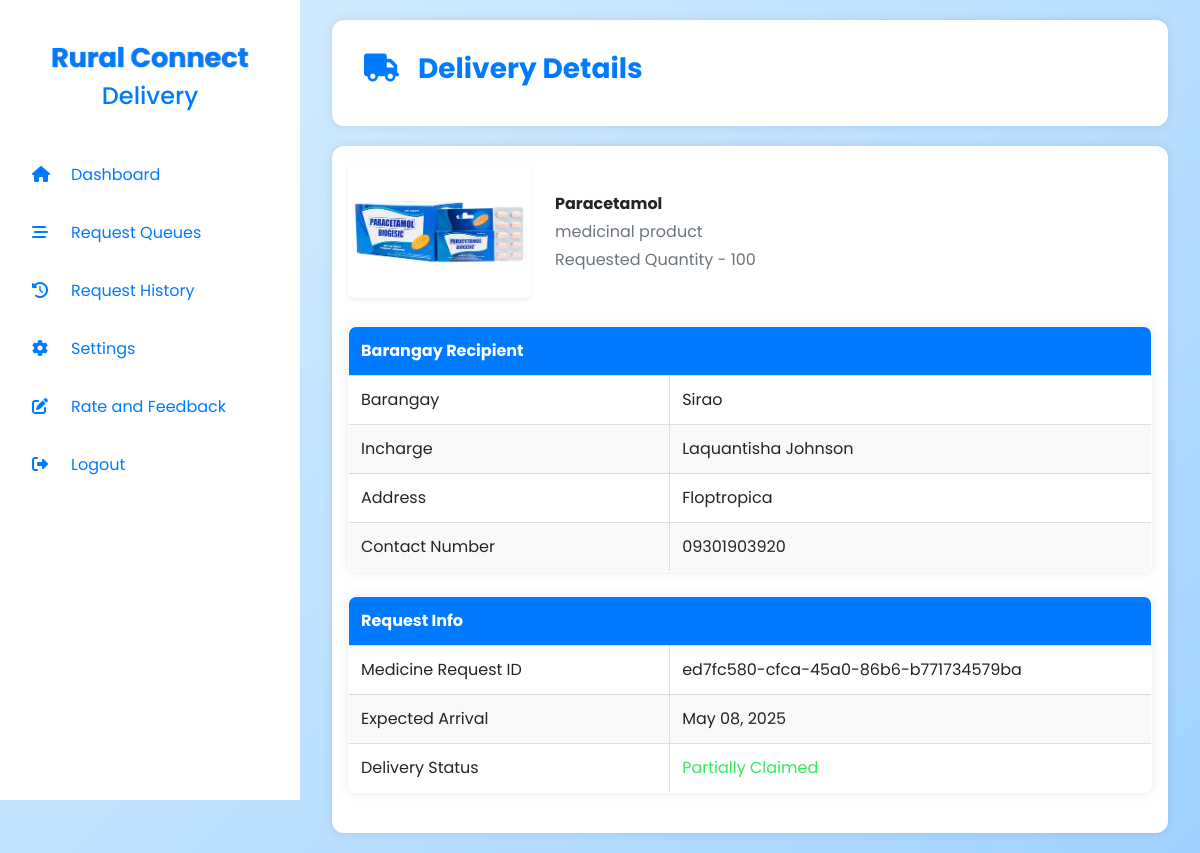
/deliveries/delivery-details.php?med-delivery=0f6ee6f2-4ca5-408c-9371-293cb590f78f (signed in), run on the app's committed database.
### tables this page shows
CREATE TABLE `med_deliveries` (
  `id` varchar(100) NOT NULL,
  `request_med_id` varchar(100) NOT NULL,
  `deliveries_accountId` varchar(100) NOT NULL,
  `delivery_status` enum('To Deliver','In Transit','Failed Delivery','Returned','Delivered','Partially Claimed','Claimed') DEFAULT 'To Deliver',
  `date_of_supply` datetime NOT NULL,
  PRIMARY KEY (`id`),
  KEY `deliveries_accountId` (`deliveries_accountId`),
  KEY `request_med_id` (`request_med_id`),
  CONSTRAINT `FK_med_deliveries_deliveries` FOREIGN KEY (`deliveries_accountId`) REFERENCES `deliveries` (`accountId`) ON DELETE CASCADE ON UPDATE CASCADE,
  CONSTRAINT `FK_med_deliveries_request_med` FOREIGN KEY (`request_med_id`) REFERENCES `request_med` (`id`) ON DELETE CASCADE ON UPDATE CASCADE
);

CREATE TABLE `med_availability` (
  `id` int NOT NULL AUTO_INCREMENT,
  `city_health_id` varchar(100) NOT NULL,
  `generic_name` varchar(100) NOT NULL,
  `brand_name` varchar(100) NOT NULL,
  `category` enum('medicinal product','medical supply') NOT NULL,
  `med_description` text NOT NULL,
  `quantity` varchar(100) NOT NULL,
  `item_image` varchar(250) NOT NULL,
  `unit` enum('Piece','Box','Bottle') NOT NULL,
  `dosage_strength` varchar(100) DEFAULT NULL,
  `expiration_date` date DEFAULT NULL,
  `date` datetime NOT NULL DEFAULT CURRENT_TIMESTAMP,
  PRIMARY KEY (`id`),
  KEY `city_health_id` (`city_health_id`),
  CONSTRAINT `FK_med_availabilty_city_health` FOREIGN KEY (`city_health_id`) REFERENCES `city_health` (`accountId`) ON DELETE CASCADE ON UPDATE CASCADE
);

CREATE TABLE `request_med` (
  `id` varchar(100) NOT NULL,
  `barangay_inc_id` varchar(100) NOT NULL,
  `med_avail_Id` int NOT NULL,
  `request_quantity` varchar(100) NOT NULL,
  `requestStatus` enum('Pending','Accepted','Cancelled') NOT NULL DEFAULT 'Pending',
  `document` varchar(100) NOT NULL,
  PRIMARY KEY (`id`),
  KEY `barangay_inc_id` (`barangay_inc_id`),
  KEY `med_avail_Id` (`med_avail_Id`),
  CONSTRAINT `FK_request_med_barangay_inc` FOREIGN KEY (`barangay_inc_id`) REFERENCES `barangay_inc` (`accountId`) ON DELETE CASCADE ON UPDATE CASCADE,
  CONSTRAINT `FK_request_med_med_availabilty` FOREIGN KEY (`med_avail_Id`) REFERENCES `med_availability` (`id`) ON DELETE CASCADE ON UPDATE CASCADE
);

CREATE TABLE `barangay_inc` (
  `accountId` varchar(100) NOT NULL DEFAULT '',
  `fname` varchar(100) NOT NULL,
  `lname` varchar(100) NOT NULL,
  `address` varchar(100) NOT NULL,
  `barangay` varchar(100) NOT NULL,
  `contactNo` varchar(11) NOT NULL,
  `id_verification` varchar(100) NOT NULL,
  PRIMARY KEY (`accountId`),
  CONSTRAINT `FK_barangay_inc_account` FOREIGN KEY (`accountId`) REFERENCES `account` (`accountId`) ON DELETE CASCADE ON UPDATE CASCADE
);

### util/dbhelper.php (called while the page is built, shortened)
<?php
class DbHelper
{
    private $hostname = "127.0.0.1";
    private $username = "root";
    private $password = "";
    private $database = "rural_connect";
    private $conn;
    public function __construct()
    {
        $this->conn = new mysqli($this->hostname, $this->username, $this->password, $this->database);
    }
    public function display_medicine_requests_to_deliver($id, $delivery_id)
    {
        $sql = "SELECT
            med_deliveries.id,
            med_deliveries.request_med_id,
            med_deliveries.delivery_status,
            med_deliveries.date_of_supply,
            request_med.request_quantity AS requested_quantity,
            barangay_inc.barangay,
            CONCAT(barangay_inc.fname, ' ', barangay_inc.lname) AS barangay_incharge,
            barangay_inc.address,
            barangay_inc.contactNo,
            med_availability.item_image,
            med_availability.generic_name,
            med_availability.category,
            med_availability.unit,
            med_availability.dosage_strength
        FROM med_deliveries
        INNER JOIN request_med ON med_deliveries.request_med_id = request_med.id
        INNER JOIN barangay_inc ON request_med.barangay_inc_id = barangay_inc.accountId
        INNER JOIN med_availability ON request_med.med_avail_Id = med_availability.id
        WHERE med_deliveries.deliveries_accountId = ?
          AND med_deliveries.id = ?
        ORDER BY med_deliveries.date_of_supply";
        $stmt = $this->conn->prepare($sql);
        $stmt->bind_param("ss", $id, $delivery_id);
        $stmt->execute();
        $result = $stmt->get_result();
        $record = $result->fetch_assoc();
        return $record;
    }
}

### deliveries/delivery-details.php (the view, shortened to what this page needs)
<?php
require_once "../shared/session.delivery.php";
require_once "../util/DbHelper.php";
require_once "../util/Misc.php";
$deliveries_title = Misc::displayPageTitle("Delivery Details", "fa-truck");
$delivery_status = array_filter(DeliveryStatus::all(), function ($status) {
    return $status != DeliveryStatus::Claimed->value && $status != DeliveryStatus::Returned->value && $status != DeliveryStatus::Partially_Claimed->value;
});
$db = new DbHelper();
$ms = new Misc;
$account_id = $_SESSION["accountId"];
$requestType = '';
$detail = [];
if (isset($_GET['med-delivery'])) {
    $id = $_GET['med-delivery'];
    $requestType = 'med-delivery';
    $check = $db->display_medicine_requests_to_deliver($account_id, $id);
    $detail = $check;
}
?>
<div class="card">
    <div class="row align-items-center mb-4">
        <?php if (isset($detail['item_image'])): ?>
            <div class="col-md-3 text-center med-img mb-1">
                <img src="<?php echo $detail['item_image'] ?>" alt="<?php echo $detail['generic_name'] ?>"
                    class="img-fluid rounded shadow-sm">
            </div>
        <?php endif ?>
        <div class="col-md-9">
            <p class="mb-1"><strong><?php echo $detail['generic_name'] ?></strong></p>
            <p class="mb-1 text-secondary"><?php echo $detail['category'] ?></p>
            <p class="mb-0 text-secondary">Requested Quantity - <?php echo $detail['requested_quantity'] ?></p>
        </div>
    </div>
    <div class="mb-4">
        <table>
            <thead>
                <tr>
                    <th colspan="2">Barangay Recipient</th>
                </tr>
            </thead>
            <colgroup>
                <col style="width: 40%">
                <col style="width: 60%">
            </colgroup>
            <tbody>
                <tr>
                    <td>Barangay</td>
                    <td><?php echo $detail['barangay'] ?></td>
                </tr>
                <tr>
                    <td>Incharge</td>
                    <td><?php echo $detail['barangay_incharge'] ?></td>
                </tr>
                <tr>
                    <td>Address</td>
                    <td><?php echo $detail['address'] ?></td>
                </tr>
                <tr>
                    <td>Contact Number</td>
                    <td><?php echo $detail['contactNo'] ?></td>
                </tr>
            </tbody>
        </table>
    </div>
    <div class="mb-4">
        <table>
            <thead>
                <tr>
                    <th colspan="2">Request Info</th>
                </tr>
            </thead>
            <colgroup>
                <col style="width: 40%">
                <col style="width: 60%">
            </colgroup>
            <tbody>
                <tr>
                    <td>Medicine Request ID</td>
                    <td><?php echo $detail['request_med_id'] ?></td>
                </tr>
                <tr>
                    <td>Expected Arrival</td>
                    <td><?php echo date('F d, Y', strtotime($detail['date_of_supply'])) ?></td>
                </tr>
                <tr>
                    <td>Delivery Status</td>
                    <td>
                        <?php if ($detail['delivery_status'] != DeliveryStatus::Claimed->value && $detail['delivery_status'] != DeliveryStatus::Returned->value && $detail['delivery_status'] != DeliveryStatus::Partially_Claimed->value): ?>
                            <form action="<?php echo $ms->url('logic/delivery-change-status.php') ?>" method="post">
                                <div class="form-fields">
                                    <input type="hidden" name="id" id="id" value="<?php echo $detail['id'] ?>">
                                    <input type="hidden" name="request-type" id="request-type"
                                        value="<?php echo $requestType ?>">
                                    <select name="delivery_status" id="delivery_status" title="Select delivery status">
                                        <?php foreach ($delivery_status as $status): ?>
                                            <option value="<?php echo $status ?>" <?php echo $detail['delivery_status'] == $status ? "selected" : "" ?>><?php echo $status ?></option>
                                        <?php endforeach ?>
                                    </select>
                                </div>
                            </form>
                        <?php else: ?>
                            <?php echo $ms->displayDeliveryStatusColor($detail['delivery_status']) ?>
                        <?php endif ?>
                    </td>
                </tr>
            </tbody>
        </table>
    </div>
</div>
<?php $deliveries_content = ob_get_clean() ?>
<?php require_once "_deliveries-layout.php" ?>

### util/Misc.php (shortened to what this page needs)
<?php
class Misc
{
    public function url($route = null, $fragments = null)
    {
        $http_protocol = isset($_SERVER['HTTPS']) && $_SERVER['HTTPS'] === 'on' ? 'https' : 'http';
        $host = $_SERVER['HTTP_HOST'];
        $project_folder = basename(dirname(__DIR__));
        $requestPath = parse_url($_SERVER['REQUEST_URI'], PHP_URL_PATH);
        $requestPathFrag = $_SERVER['REQUEST_URI'];
        if ($route != null) {
            if ($host == 'localhost' || filter_var($host, FILTER_VALIDATE_IP)) {
                return $http_protocol . '://' . $host . '/' . $project_folder . '/' . $route;
            }
            return $http_protocol . '://' . $host . '/' . $route;
        } elseif ($fragments != null && $fragments == true) {
            return $http_protocol . "://" . $host . $requestPathFrag;
        }
        return $http_protocol . "://" . $host . $requestPath;
    }
    public static function displayPageTitle($title, $icon, $marginLeft = '30px')
    {
        return "
        <div class='row align-items-center'>
            <div class='col-sm-auto' style='width: 10px'><i class='fas $icon'></i></div>
            <div class='col' style='margin-left: $marginLeft'><span>$title</span></div>
        </div>
        ";
    }
    public function displayDeliveryStatusColor($status) {
        switch ($status) {
            case 'Partially Claimed':
                return "<span class='text-light-green user-select-none'>$status</span>";
        }
    }
}

### deliveries/_deliveries-layout.php (shortened to what this page needs)
<?php
require_once "../util/Misc.php";
$ms = new Misc;
?>
<link rel="stylesheet" href="../assets/css/deliveries.all.css">
<?php $styles = ob_get_clean() ?>
<div class="sidenav">
    <h3>
        <a href="">
            <img src="../assets/img/misc/RuralConnectAltLogo.png" alt="Rural Connect Logo" width="200px">
            <h4>Delivery</h4>
        </a>
    </h3>
    <a href="<?php echo $ms->url('deliveries') ?>" name="nav-link" <?php echo $ms->url() === $ms->url('deliveries/') ? "class='sidenav-active'" : "" ?>>
        <div class="nav-link-inner">
            <?php echo Misc::displayPageTitle("Dashboard", "fa-home","15px"); ?>
        </div>
    </a>
    <a href="<?php echo $ms->url('deliveries/request-queues.php') ?>" name="nav-link" <?php echo $ms->url() === $ms->url('deliveries/request-queues.php') ? "class='sidenav-active'" : "" ?>>
        <div class="nav-link-inner">
            <?php echo Misc::displayPageTitle("Request Queues", "fa-stream","15px") ?>
        </div>
    </a>
    <a href="<?php echo $ms->url('deliveries/request-history.php') ?>" name="nav-link" <?php echo $ms->url() === $ms->url('deliveries/request-history.php') ? "class='sidenav-active'" : "" ?>>
        <div class="nav-link-inner">
            <?php echo Misc::displayPageTitle("Request History","fa-history","15px") ?>
        </div>
    </a>
    <a href="<?php echo $ms->url('deliveries/updateProfile.php') ?>" name="nav-link" <?php echo $ms->url() === $ms->url('deliveries/updateProfile.php') || $ms->url() === $ms->url('deliveries/changePassword.php') ? "class='sidenav-active'" : "" ?>>
        <div class="nav-link-inner">
            <?php echo Misc::displayPageTitle("Settings", "fa-gear","15px") ?>
        </div>
    </a>
    <a href="../page/rate-and-feedback.php" name="nav-link">
        <div class="nav-link-inner">
            <?php echo Misc::displayPageTitle("Rate and Feedback", "fa-pen-to-square","15px") ?>
        </div>
    </a>
    <a href="#" name="nav-link" id="admin_logout">
        <div class="nav-link-inner">
            <?php echo Misc::displayPageTitle("Logout", "fa-right-from-bracket","15px") ?>
        </div>
    </a>
</div>
<div class="main-content">
    <div class="container">
        <div class="card">
            <div class="card-body">
                <span class="d-flex justify-content-start align-items-center">
                    <h3 class="rc-blue-text fw-bold"><?php echo $deliveries_title ?? "" ?></h3>
                </span>
            </div>
        </div>
        <div style="margin-top:20px">
            <?php echo $deliveries_content ?? "" ?>
        </div>
    </div>
</div>
<?php $content = ob_get_clean() ?>
<?php require_once "../shared/layout.php" ?>

### shared/layout.php (shortened to what this page needs)
<!DOCTYPE html>
<html lang="en">
<head>
    <link rel="stylesheet" href="https://cdnjs.cloudflare.com/ajax/libs/font-awesome/6.5.1/css/all.min.css" />
    <link rel="stylesheet" href="../assets/css/bootstrap.min.css">
    <link rel="stylesheet" href="../assets/css/sweetalert2.min.css">
    <link rel="stylesheet" href="../assets/css/custom.all.css">
    <link rel="stylesheet" href="../assets/css/loader.css">
    <?php echo (isset($styles)) ? $styles : "" ?>
</head>
<body>
    <?php echo $content ?>
</body>
</html>

### assets/css/custom.all.css (style rules this page uses)
body { font-family: 'Poppins', sans-serif; }
.text-light-green { color: #35e85e; }

### assets/css/deliveries.all.css (style rules this page uses)
body { background: linear-gradient(135deg, #D8EFFF, #A1D2FF); min-height: 100vh; }
.sidenav { height: 100vh; width: 300px; position: fixed; top: 0; left: 0; background-color: white; padding-top: 20px; display: flex; flex-direction: column; gap: 10px; padding-left: 20px; padding-right: 20px; overflow-y: auto; color: #007bff; z-index: 1000; }
.sidenav h3 a { display: flex; flex-direction: column; align-items: center; text-decoration: none; color: #007bff; }
.sidenav a { color: #007bff; padding: 12px; text-decoration: none; border-radius: 8px; display: block; }
.sidenav h3 { margin-bottom: 10px; }
.nav-link-inner { display: flex; align-items: center; gap: 10px; font-size: 16px; }
.main-content { margin-left: 300px; padding: 20px; }
.rc-blue-text { color: #007bff!important; }
table { width: 100%; border-collapse: collapse; background: white; border-radius: 8px; overflow: hidden; box-shadow: 0px 0px 10px rgba(0, 0, 0, 0.1); }
table, th, td { border: 1px solid #ddd; }
th, td { padding: 12px; text-align: left; }
th { background-color: #007bff; color: white; }
tr:nth-child(even) { background-color: #f9f9f9; }
.container .card { flex: 1; min-width: 200px; background: white; border-radius: 12px; border: none; padding: 1rem; box-shadow: 0px 0px 10px rgba(0, 0, 0, 0.1); }

### data on the page
med_deliveries: med_availability.item_image (picture), med_availability.generic_name "Paracetamol", med_availability.category "medicinal product", request_med.request_quantity "100", barangay_inc.barangay "Sirao", barangay_inc.address "Floptropica", barangay_inc.contactNo "09301903920", request_med "ed7fc580-cfca-45a0-86b6-b771734579ba", date_of_supply "May 08, 2025", delivery_status "Partially Claimed"

### other printed values
$title "Dashboard Request Queues Request History Settings Rate and Feedback Logout Delivery Details"
$detail['barangay_incharge'] "Laquantisha Johnson"
